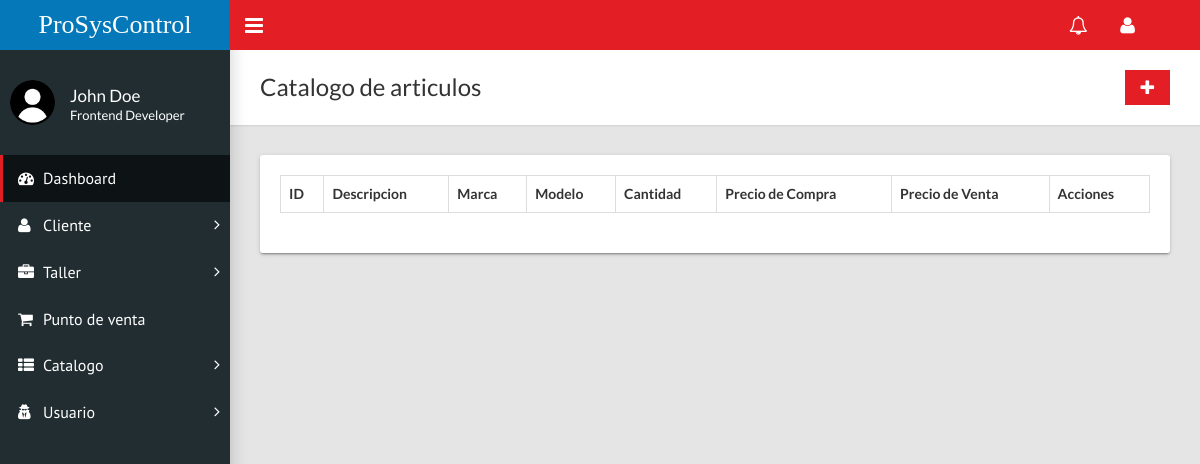
The app's page /home.php?c=catalogo, older data.
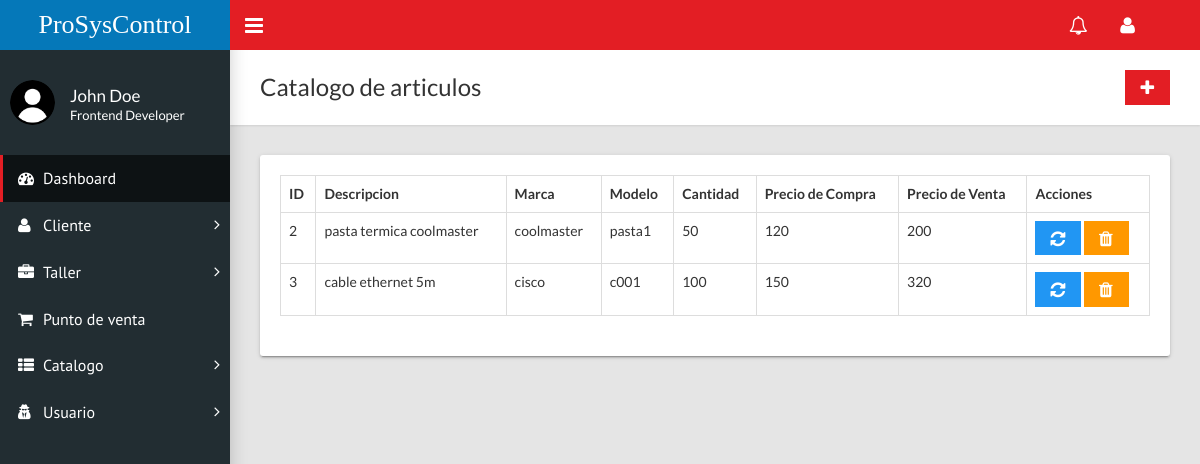
The same page, newer data.
### tables this page shows
CREATE TABLE `catalogo` (
  `idProducto` int(11) NOT NULL,
  `descripcion` varchar(70) NOT NULL,
  `marca` varchar(50) NOT NULL,
  `modelo` varchar(50) NOT NULL,
  `cantidad` int(11) NOT NULL,
  `precioCompra` float(10,2) NOT NULL,
  `precioVenta` float(10,2) NOT NULL,
  `iva` int(11) NOT NULL
);

### controladores/catalogo.controlador.php (called while the page is built, shortened)
<?php
require_once "modelos/catalogo.php";
class CatalogoControlador{
    public function __CONSTRUCT(){
        $this->modelo = new Catalogo;
    }
    public function Inicio(){
        require_once "vistas/encabezado.php";
        require_once "vistas/catalogo/index.php";
        require_once "vistas/pie.php";
    }
}

### modelos/database.php (called while the page is built, shortened)
<?php
class Database{
    public static function Conectar(){
        try{
            $conexion = new PDO("mysql:host=".self::servidor.";dbname=".self::nombrebd.";charset=utf8", self::usuariobd,
            self::clave);
            $conexion -> setAttribute(PDO::ATTR_ERRMODE, PDO::ERRMODE_EXCEPTION);
            return $conexion;
        }catch(PDOException $e){
            return "Fallo " .$e->getMessage();
        }
    }
}

### modelos/catalogo.php (called while the page is built, shortened)
<?php
class Catalogo{
    public function __CONSTRUCT(){
        $this->pdo = Database::Conectar();
    }
    public function Listar(){
        try{
            $consulta = $this->pdo->prepare("SELECT * FROM catalogo;");
            $consulta->execute();
            return $consulta->fetchAll(PDO::FETCH_OBJ);
        }catch(Exception $excepcion){
            die($excepcion->getMessage());
        }
    }
}

### vistas/catalogo/index.php (the view)
<div class="content-wrapper">
        <div class="page-title">
          <div>
            <h1>Catalogo de articulos</h1>
          </div>
          <div>
            <a class="btn btn-primary btn-flat" href="?c=catalogo&a=FormCrear"><i class="fa fa-lg fa-plus"></i></a>
            </div>
        </div>
        <div class="row">
          <div class="col-md-12">
            <div class="card">
              <div class="card-body">
                <table class="table table-hover table-bordered" id="sampleTable">
                  <thead>
                    <tr>
                      <th>ID</th>
                      <th>Descripcion</th>
                      <th>Marca</th>
                      <th>Modelo</th>
                      <th>Cantidad</th>
                      <th>Precio de Compra</th>
                      <th>Precio de Venta</th>
                      <th>Acciones</th>
                    </tr>
                  </thead>
                  <tbody>
                    <?php foreach($this->modelo->Listar() as $catalogoSQL):?>
                    <tr>
                      <td><?=$catalogoSQL->idProducto?></td>
                      <td><?=$catalogoSQL->descripcion?></td>
                      <td><?=$catalogoSQL->marca?></td>
                      <td><?=$catalogoSQL->modelo?></td>
                      <td><?=$catalogoSQL->cantidad?></td>
                      <td><?=$catalogoSQL->precioCompra?></td>
                      <td><?=$catalogoSQL->precioVenta?></td>
                      <td><a class="btn btn-info btn-flat" href="?c=catalogo&a=FormCrear&id=<?=$catalogoSQL->idProducto?>"><i class="fa fa-lg fa-refresh"></i></a> <a class="btn btn-warning btn-flat" href="?c=catalogo&a=Borrar&id=<?=$catalogoSQL->idProducto?>"><i class="fa fa-lg fa-trash"></i></a></td>
                    </tr>
                    <?php endforeach;?>
                  </tbody>
                </table>
              </div>
            </div>
          </div>
        </div>
      </div>
    </div>

### home.php (shortened to what this page needs)
<?php
require_once "modelos/database.php";
if(!isset($_GET['c'])){
    require_once "controladores/inicio.controlador.php";
    $controlador = new InicioControlador();
    call_user_func(array($controlador, "Inicio"));
}else{
    $controlador = new $controlador;
    $accion = isset($_GET['a']) ? $_GET['a'] : "Inicio";
    call_user_func(array($controlador, $accion));
}

### vistas/encabezado.php (shortened to what this page needs)
<!DOCTYPE html>
<html>
  <head>
    <link rel="stylesheet" type="text/css" href="assets/css/main.css">
    <link href='https://unpkg.com/boxicons@2.1.4/css/boxicons.min.css' rel='stylesheet'>
  </head>
  <body class="sidebar-mini fixed">
    <div class="wrapper">
      <header class="main-header hidden-print"><a class="logo" href="home.php">ProSysControl</a>
        <nav class="navbar navbar-static-top">
          <a class="sidebar-toggle" href="#" data-toggle="offcanvas"></a>
          <div class="navbar-custom-menu">
            <ul class="top-nav">
              <li class="dropdown notification-menu"><a class="dropdown-toggle" href="#" data-toggle="dropdown" aria-expanded="false"><i class="fa fa-bell-o fa-lg"></i></a>
              </li>
              <li class="dropdown"><a class="dropdown-toggle" href="#" data-toggle="dropdown" role="button" aria-haspopup="true" aria-expanded="false"><i class="fa fa-user fa-lg"></i></a>
              </li>
            </ul>
          </div>
        </nav>
      </header>
      <aside class="main-sidebar hidden-print">
        <section class="sidebar">
          <div class="user-panel">
            <div class="pull-left image"><img class="img-circle" src="assets/css/usuario.png" alt="User Image"></div>
            <div class="pull-left info">
              <p>John Doe</p>
              <p class="designation">Frontend Developer</p>
            </div>
          </div>
          <ul class="sidebar-menu">
            <li class="active"><a href="home.php"><i class="fa fa-dashboard"></i><span>Dashboard</span></a></li>
            <li class="treeview"><a href="#"><i class="fa fa-user"></i><span>Cliente</span><i class="fa fa-angle-right"></i></a>
            </li>
            <li class="treeview"><a href="#"><i class="fa fa-briefcase"></i><span>Taller</span><i class="fa fa-angle-right"></i></a>
            </li>
            <li><a href="#"><i class="fa fa-shopping-cart"></i><span>Punto de venta</span></a></li>
            <li class="treeview"><a href="#"><i class="fa fa-th-list"></i><span>Catalogo</span><i class="fa fa-angle-right"></i></a>
            </li>
            <li class="treeview"><a href="#"><i class="fa fa-user-secret"></i><span>Usuario</span><i class="fa fa-angle-right"></i></a>
            </li>
          </ul>
        </section>
      </aside>

### vistas/pie.php (shortened to what this page needs)
  </body>
</html>

Row changes from the older to the newer data that the page shows:
added catalogo: idProducto "2", descripcion "pasta termica coolmaster", marca "coolmaster", modelo "pasta1", cantidad "50", precioCompra "120", precioVenta "200"
added catalogo: idProducto "3", descripcion "cable ethernet 5m", marca "cisco", modelo "c001", cantidad "100", precioCompra "150", precioVenta "320"
